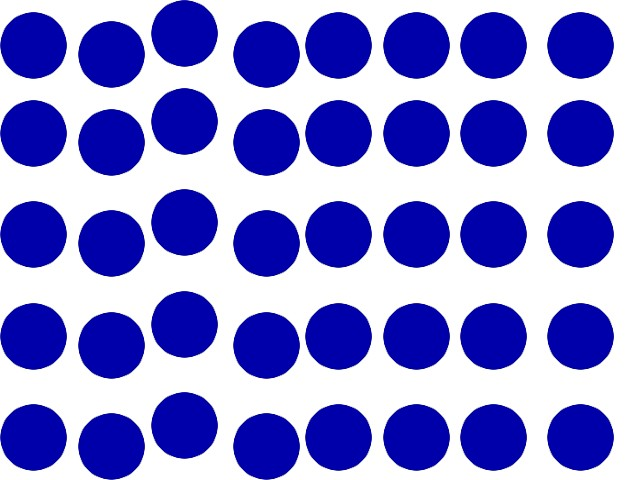
#> input picture circleDetector/seq_test.jpeg, 640 x 480 px, given in place of the camera
$ python circleDetector.py
#> lines starting #> are read from the running program, lines starting #| are printed output that depends on the picture
import cv2
import numpy as np
import csv

def firstSort(coordinates):
	return coordinates[1]

def secondSort(coordinates):
	return coordinates[0]

def main():
	# Detect circles from an image from the webcam
	#img = cv2.imread('/Users/jpclemente97/git/PopsenteretProducerStation/circleDetector/seq_test_real.png', cv2.IMREAD_COLOR)
	cam = cv2.VideoCapture(1)

	ret, frame = cam.read()
#> frame is the input picture: shape (480, 640, 3); mean B, G, R 214.7, 139.8, 139.8

	frame = cv2.flip(frame, 1)
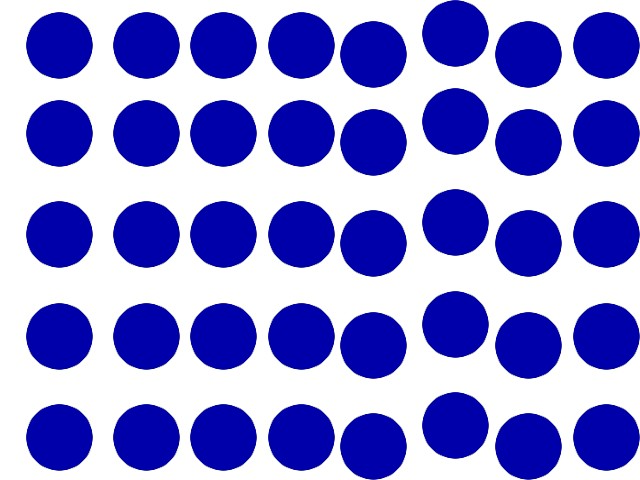
#> frame: shape (480, 640, 3); mean B, G, R 214.7, 139.8, 139.8

	cv2.imshow("Detected Circle", frame)
	cv2.waitKey(5000)
	cv2.destroyAllWindows()
	frame = frame.astype(np.uint8)
	gray = cv2.cvtColor(frame, cv2.COLOR_BGR2GRAY)
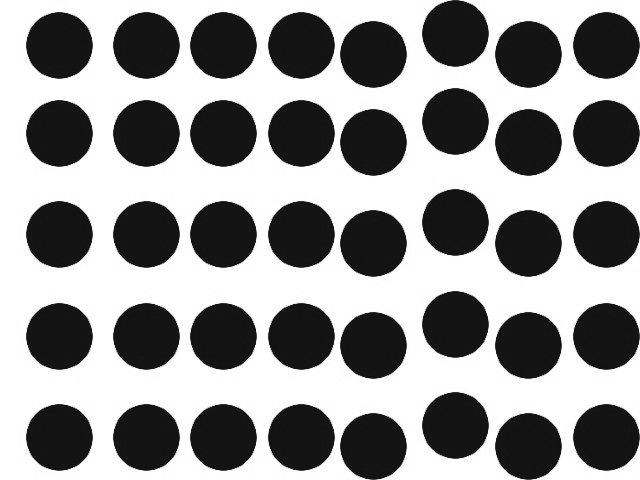
#> gray: shape (480, 640); min 12, max 255, mean 148.3
	blur = cv2.blur(gray, (3, 3))
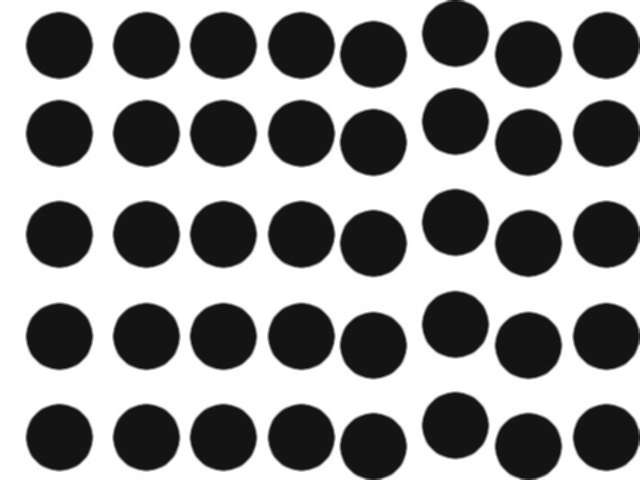
#> blur: shape (480, 640); min 18, max 255, mean 148.2

	success = False
	for param1 in reversed(range(30, 80)):
		if(success):
			break
		for param2 in reversed(range(1, 150)):
			circles = cv2.HoughCircles(blur,
					cv2.HOUGH_GRADIENT, 1, 20, param1 = param1,
					param2 = param2, minRadius = 5, maxRadius = 100)

			if circles is not None:
				centerPixelCoordinates = []
				# Save x,y coordinates of the center pixel for each circle
				for pt in circles[0, :]:
					centerPixelCoordinates.append([int(pt[0]), int(pt[1])])

				if len(centerPixelCoordinates) > 40:
					break
				# Make sure exactly 40 circles are found before proceeding
				elif len(centerPixelCoordinates) != 40:
					print(str(len(centerPixelCoordinates)) + " circles found")
				else:
					# Sort by their y values so we can get all 8 circles on each row
					centerPixelCoordinates.sort(key=firstSort)

					# Separate into 5 rows of 8 corresponding to each row of the sequencer
					coordinatesDict = {
						"guitar": centerPixelCoordinates[0:8],
						"tom": centerPixelCoordinates[8:16],
						"hihat": centerPixelCoordinates[16:24],
						"snare": centerPixelCoordinates[24:32],
						"kick": centerPixelCoordinates[32:40]
					}

					# Sort each row of 8 by their x values to get the correct order
					for key, value in coordinatesDict.items():
						value.sort(key=secondSort)

					# Check if all the center pixels are in a grid formation
					if gridDetector(coordinatesDict):
						frame_copy = frame
						for pt in circles[0, :]:
							a, b, r = int(pt[0]), int(pt[1]), int(pt[2])

							# Draw the circumference of the circle.
							cv2.circle(frame_copy, (a, b), r, (0, 255, 0), 2)

							# Draw a small circle (of radius 1) to show the center.
							cv2.circle(frame_copy, (a, b), 1, (0, 0, 255), 3)

							circles = np.uint16(np.around(circles))

						cv2.imshow("Detected Circle", frame_copy)
						cv2.waitKey(5000)
						cv2.destroyAllWindows()

						# Write the CSV file
						with open('../Dev_241022/seq.csv', 'w', newline='') as f:
							writer = csv.writer(f)
							for key, value in coordinatesDict.items():
								for coordinate in value:
									writer.writerow(coordinate)
						print("Success! Find results in seq.csv")
						success = True
						break
					else:
						print("Grid search failed")
#> this loop made 2 passes
#> pass 1, in main, `cv2.imshow("Detected Circle", frame_copy)`:
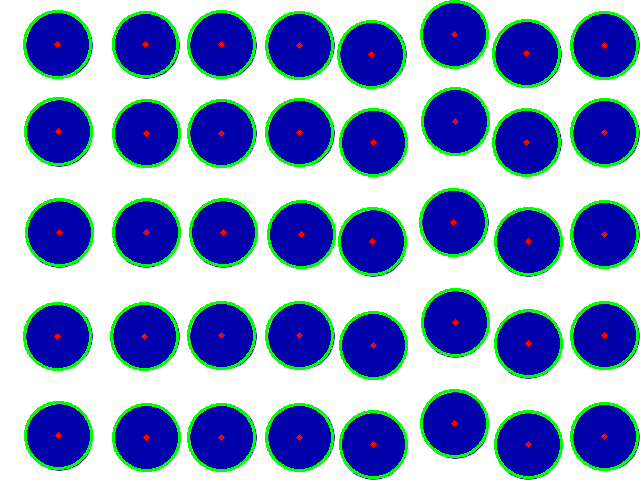
#> window 'Detected Circle': shape (480, 640, 3); mean B, G, R 198.1, 151, 131.1
#> after the loop, a = 526; b = 142; centerPixelCoordinates = 40 pairs, first value 57 to 604, second value 34 to 444; coordinatesDict = 5 items; r = 33; success = True

def gridDetector(coordinatesDict):
	# Check grid columns (x axis)
	for i in range(0, 8):
		minPixelX = 999999
		maxPixelX = 0
		for key, centerPixelCoordinates in coordinatesDict.items():
			if centerPixelCoordinates[i][0] < minPixelX:
				minPixelX = centerPixelCoordinates[i][0]
			elif centerPixelCoordinates[i][0] > maxPixelX:
				maxPixelX = centerPixelCoordinates[i][0]

		if ((maxPixelX - minPixelX) > 100):
			return False

	# Check grid rows (y axis)
	for key, centerPixelCoordinates in coordinatesDict.items():
		minPixelY = 999999
		maxPixelY = 0
		for coordinate in centerPixelCoordinates:
			if coordinate[1] < minPixelY:
				minPixelY = coordinate[1]
			elif coordinate[1] > maxPixelY:
				maxPixelY = coordinate[1]

		if ((maxPixelY - minPixelY) > 100):
			return False

	return True


if __name__ == "__main__":
    main()
